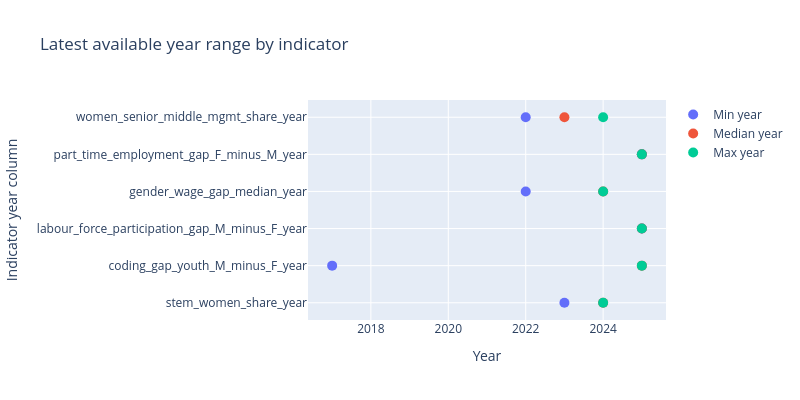

This figure's notebook cell:
### Code cell
# visual - year coverage by indicator

year_overview_plot = year_overview_main.copy()

fig = go.Figure()

fig.add_trace(go.Scatter(
    x=year_overview_plot["min"],
    y=year_overview_plot["year_column"],
    mode="markers",
    name="Min year"
))

fig.add_trace(go.Scatter(
    x=year_overview_plot["median"],
    y=year_overview_plot["year_column"],
    mode="markers",
    name="Median year"
))

fig.add_trace(go.Scatter(
    x=year_overview_plot["max"],
    y=year_overview_plot["year_column"],
    mode="markers",
    name="Max year"
))

fig.update_layout(
    xaxis_title="Year",
    yaxis_title="Indicator year column",
    title="Latest available year range by indicator",
    height=400,
    width=800,
)
fig.update_traces(marker=dict(size=10))

fig.show()

### Figure 1 — Plotly figure (JSON) as saved in the notebook; plotly's stock layout.template omitted (floating-point values rounded to 4 significant figures)
{"data": [{"marker": {"size": 10}, "mode": "markers", "name": "Min year", "type": "scatter", "x": [2023.0, 2017.0, 2025.0, 2022.0, 2025.0, 2022.0], "y": ["stem_women_share_year", "coding_gap_youth_M_minus_F_year", "labour_force_participation_gap_M_minus_F_year", "gender_wage_gap_median_year", "part_time_employment_gap_F_minus_M_year", "women_senior_middle_mgmt_share_year"]}, {"marker": {"size": 10}, "mode": "markers", "name": "Median year", "type": "scatter", "x": [2024.0, 2025.0, 2025.0, 2024.0, 2025.0, 2023.0], "y": ["stem_women_share_year", "coding_gap_youth_M_minus_F_year", "labour_force_participation_gap_M_minus_F_year", "gender_wage_gap_median_year", "part_time_employment_gap_F_minus_M_year", "women_senior_middle_mgmt_share_year"]}, {"marker": {"size": 10}, "mode": "markers", "name": "Max year", "type": "scatter", "x": [2024.0, 2025.0, 2025.0, 2024.0, 2025.0, 2024.0], "y": ["stem_women_share_year", "coding_gap_youth_M_minus_F_year", "labour_force_participation_gap_M_minus_F_year", "gender_wage_gap_median_year", "part_time_employment_gap_F_minus_M_year", "women_senior_middle_mgmt_share_year"]}], "layout": {"height": 400, "title": {"text": "Latest available year range by indicator"}, "width": 800, "xaxis": {"title": {"text": "Year"}}, "yaxis": {"title": {"text": "Indicator year column"}}}}
